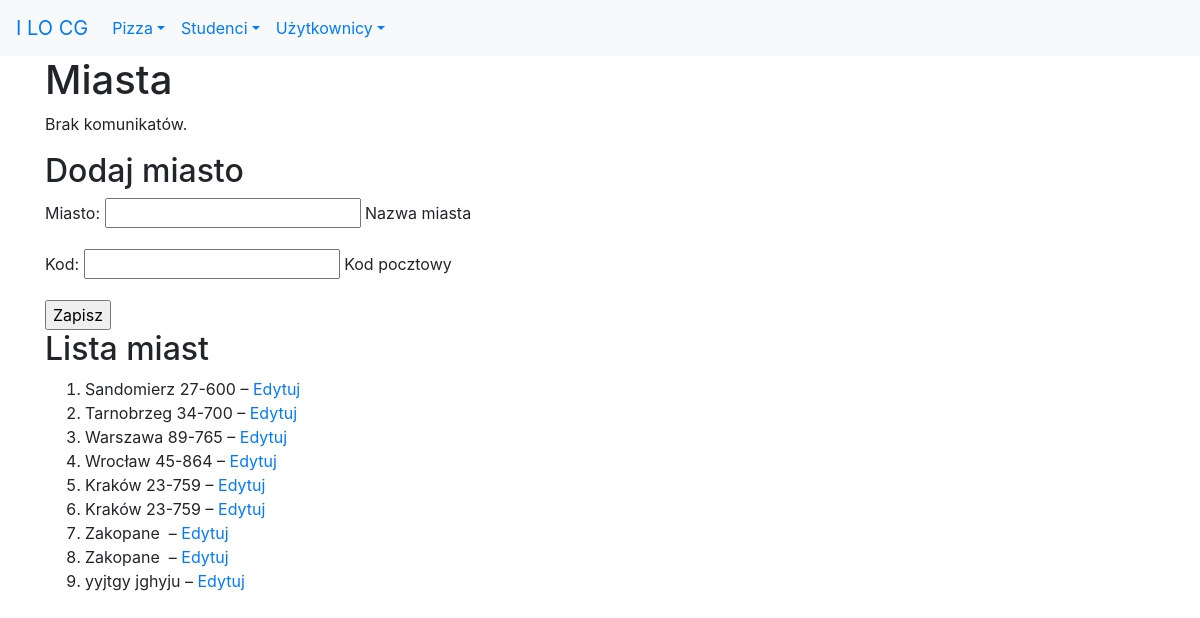
The app's page /studenci/miasta/dodaj (signed in), older data.
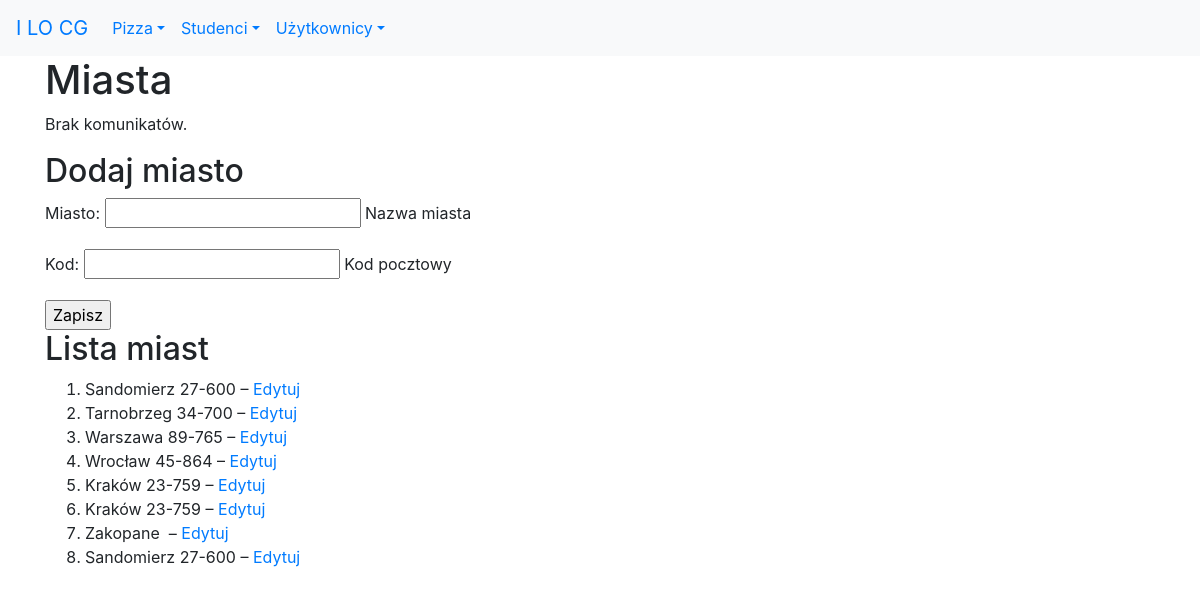
The same page, newer data.
### studenci/models.py (models this page shows, shortened)
class Miasto(models.Model):
    nazwa = models.CharField(
        verbose_name='miasto',
        max_length=30,
        help_text='Nazwa miasta')
    kod = models.CharField(
        max_length=6,
        help_text='Kod pocztowy')
    class Meta:
        verbose_name_plural = "miasta"

### studenci/views.py (the view, shortened to what this page needs)
# urls.py: path('miasta/dodaj', views.DodajMiasto.as_view(), name='miasta_dodaj'),
@method_decorator(login_required, name='dispatch')
class DodajMiasto(CreateView):
    model = Miasto
    fields = ('nazwa', 'kod')
    template_name = 'studenci/miasto_dodaj.html'
    success_url = reverse_lazy('studenci:miasta_lista')
    def get_context_data(self, **kwargs):
        context = super().get_context_data(**kwargs)
        context['miasta'] = Miasto.objects.all()
        return context

### studenci/templates/studenci/miasto_dodaj.html (shortened to what this page needs)
{% extends 'szablon.html' %}
{% block naglowek %}Miasta{% endblock naglowek %}
{% block tresc %}
<h2>Dodaj miasto</h2>
    <form method="POST">
        {{ form.as_p }}
        <input type="submit" value="Zapisz">
    </form>
<h2>Lista miast</h2>
<ol>
    {% for miasto in miasta %}
        <li>{{ miasto.nazwa }}&nbsp;{{ miasto.kod }} –
            <a href="{% url 'studenci:miasta_edytuj' miasto.id %}">
                Edytuj
            </a>
        </li>
    {% endfor %}
</ol>
{% endblock tresc %}

Row changes from the older to the newer data that the page shows:
removed Miasto: nazwa "Zakopane"
removed Miasto: nazwa "yyjtgy", kod "jghyju"
added Miasto: nazwa "Sandomierz", kod "27-600"
